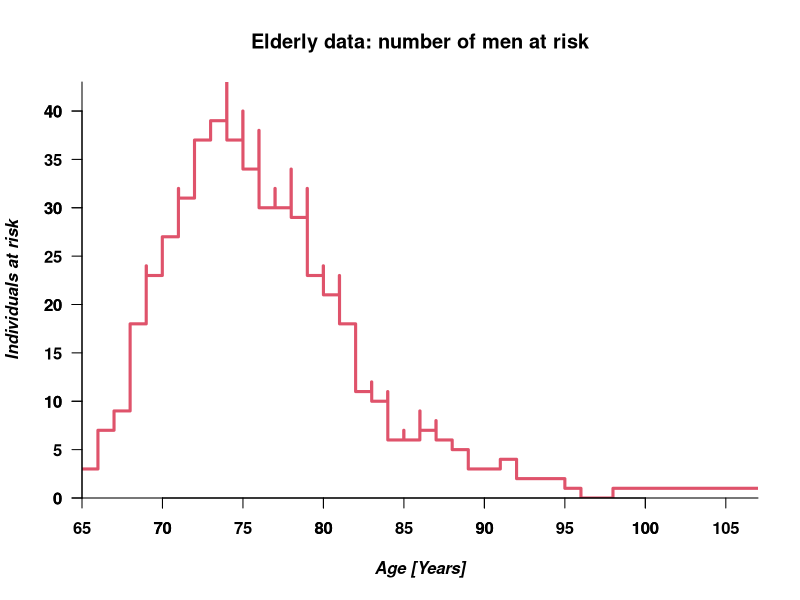

The R script that drew this image: (Note: this script raises an error after producing the figure.)
setwd("/home/ajo/gitRepos/lifetime/Exercises2")
data <- read.csv("Elderly.txt") # hard to manage.
# Made an Elderly2.txt, where the rows with text have been removed. 
d <- read.table("Elderly2.txt")
colnames(d) <- c("AgeEntry", "AgeExit", "Ind")
str(d)
head(d)
summary(d)

# a) Explain why the data are left-truncated. Explained in pdf-document. 

# b) Draw the number of people at risk of dying as a function of age.
Times <- seq(min(d$AgeEntry), max(d$AgeExit), 0.01)
Nrisk <- numeric(length(Times))
for (i in 1:length(Times)) {
  Nrisk[i] <- with(d, sum(AgeEntry <= Times[i] & AgeExit >= Times[i]))

}


par(font = 2, font.axis = 2, font.lab = 4, las = 1)
plot(65 + Times, Nrisk, type = "S", lwd = 3, xlab = "Age [Years]",
     ylab = "Individuals at risk", bty = "n", col = 2,
    yaxs = "i", xaxs = "i")
axis(1, at = seq(65, 45+65, 5))
axis(2, at = seq(0, 45, 5))
title("Elderly data: number of men at risk")
#legend("left", c("Men"), col = 2, lwd = 3, bty = "n")


# c) Conditional survival functions.
# Translation in x to make the next tasks a bit easier.
d2 <- d
d2$AgeEntry <- d2$AgeEntry + 65
d2$AgeExit <- d2$AgeExit + 65

sub70 <- subset(d2, AgeExit > 70)
sub85 <- subset(d2, AgeExit > 85)

sch70 <- survfit(Surv(AgeEntry, AgeExit, Ind) ~ 1, sub70)
sch85 <- survfit(Surv(AgeEntry, AgeExit, Ind) ~ 1, sub85)
summary(sch70)
summary(sch85)

# 2nd step: Graph
par(las = 1, font = 2, font.axis = 2, font.lab = 4, xaxs = "i", yaxs = "i",
    mar = c(5, 5, 4, 2), bty = "l", cex.lab = 1.5, cex.axis = 1.25)
plot(sch70, conf.int = F, lwd = 2, col = "red", lty = 1, xlab = "Age [Years]",
     ylab = expression(bolditalic(hat(S)(t))), xlim = c(65, 108), ylim = c(0,1))
lines(sch85, conf.int = F, lwd = 2, col = "blue", lty = 2)
axis(1, at = seq(65, 105, 5))
title("Conditional survival functions of men older than 70 and 85 years")
legend("bottomleft", legend = c(" > 70", " > 85"),
       col = c("red", "blue"), lty = c(1, 2), lwd = 2, bty = "n")

# d) Corresponding probabilites of surviving 90 years when ignoring truncation.

# AgeEntry is not used (do not take truncation into account)
sch70.nontrunc <- survfit(Surv(AgeExit, Ind) ~ 1, sub70)
sch85.nontrunc <- survfit(Surv(AgeExit, Ind) ~ 1, sub85)

summary(sch70.nontrunc)
summary(sch85.nontrunc)

par(las = 1, font = 2, font.axis = 2, font.lab = 4, xaxs = "i", yaxs = "i",
    mar = c(5, 5, 4, 2), bty = "l", cex.lab = 1.5, cex.axis = 1.25)
plot(sch70, conf.int = F, lwd = 2, col = "red", lty = 1, xlab = "Age [Years]",
     ylab = expression(bolditalic(hat(S)(t))), xlim = c(65, 108), ylim = c(0,1))
lines(sch85, conf.int = F, lwd = 2, col = "blue", lty = 1)
lines(sch70.nontrunc, conf.int = F, lwd = 2, col = "red", lty = 2)
lines(sch85.nontrunc, conf.int = F, lwd = 2, col = "blue", lty = 2)
axis(1, at = seq(65, 105, 5))
title("Conditional survival functions of men older than 70 and 85 years")
legend("bottomleft", legend = c(" > 70", " > 85", " > 70 non-trunc", " > 85 non-trunc"),
       col = c("red", "blue", "red", "blue"), lty = c(1, 1, 2, 2), lwd = 2, bty = "n")

